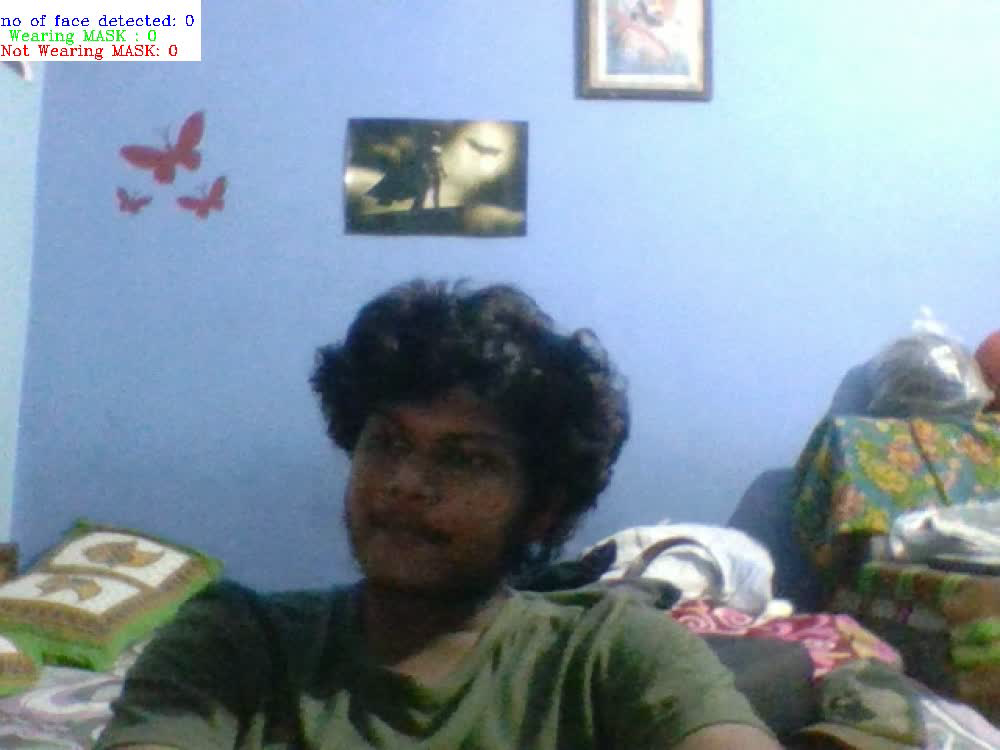
#> input picture frame 0 of source code/example.avi, 1000 x 750 px, given in place of the camera
$ jupyter execute --allow-errors mask_detection.ipynb
#> lines starting #> are read from the running program, lines starting #| are printed output that depends on the picture
#> further down, img is the input picture: shape (750, 1000, 3); mean B, G, R 160.9, 146.8, 129
#> `img=cv2.flip(img,1)`:
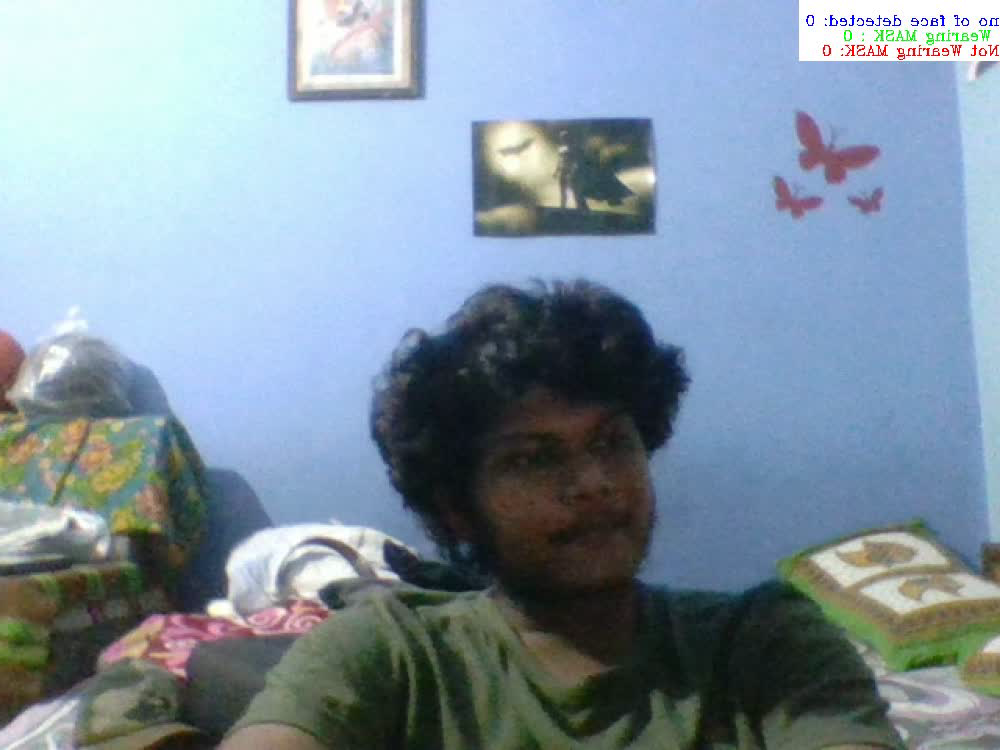
#> img: shape (750, 1000, 3); mean B, G, R 160.9, 146.8, 129
#> `gray=cv2.cvtColor(img,cv2.COLOR_BGR2GRAY)`:
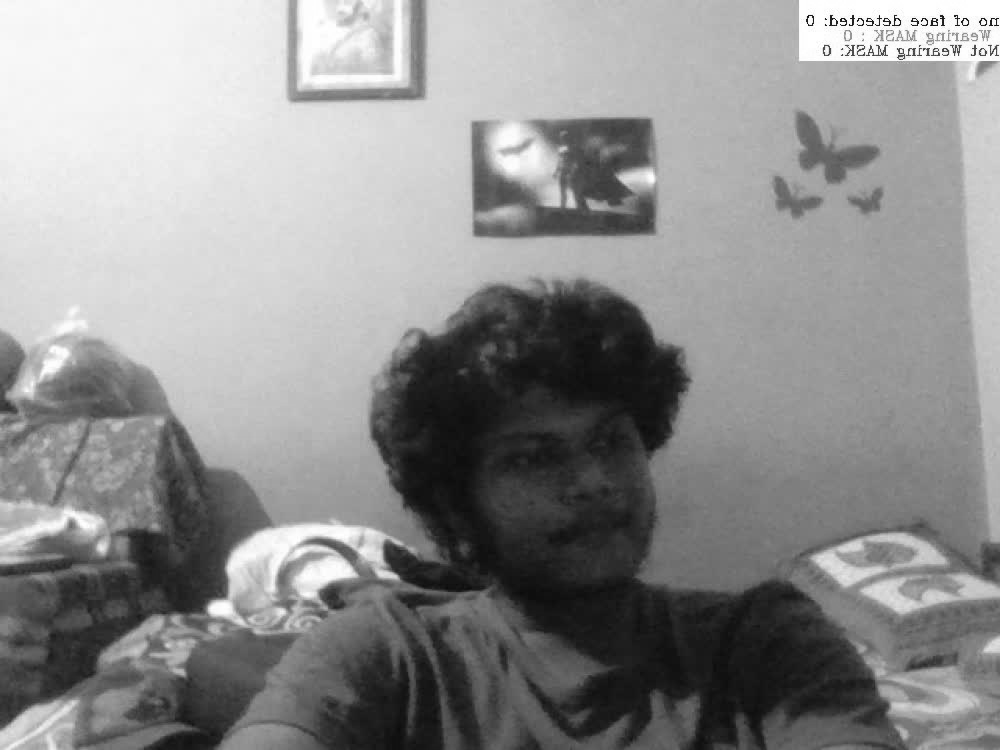
#> gray: shape (750, 1000); min 11, max 255, mean 143
#> `faces = face_cascade.detectMultiScale(gray,scaleFactor=1.2,minNeighbor..`: faces = [[470, 372, 215, 215]]
[cell 1]
import cv2
import matplotlib.pyplot as plt
import numpy as np
import imutils
import pickle
from sklearn.svm import SVC
from sklearn.metrics import accuracy_score
from sklearn.model_selection import train_test_split
from sklearn.linear_model import LogisticRegression
from sklearn.ensemble import RandomForestClassifier
from sklearn.metrics import classification_report,confusion_matrix
from joblib import dump,load
from simple_facerec import SimpleFacerec

[cell 2]
face_cascade=cv2.CascadeClassifier(cv2.data.haarcascades + 'haarcascade_frontalface_default.xml')
eye_cascade=cv2.CascadeClassifier(cv2.data.haarcascades+'haarcascade_eye.xml')

#> (a cell that did not finish here is left out)

#> (a cell that did not finish here is left out)

[cell 5]
op=SVC()
#> (the rest of this cell did not finish here and is left out)

#> (a cell that did not finish here is left out)

[cell 7]
model=op
dump(op,'modell.joblib')
model_joblib=load('modell.joblib')

[cell 8]
with open('model_pickle','wb') as f:
    pickle.dump(op,f)
with open('model_pickle','rb') as f:
    model=pickle.load(f)

[cell 9]
lol=1
font=cv2.FONT_HERSHEY_COMPLEX
d={1:'MASK',0:'No Mask'}
output='example.avi'
fps=30
codec='MJPG'
fourcc=cv2.VideoWriter_fourcc(*codec)
writer=None
(h,w)=None,None
zeros=None

#> (a cell that did not finish here is left out)

[cell 11]
vs = cv2.VideoCapture(0)

#> (the rest of this cell did not finish here and is left out)
